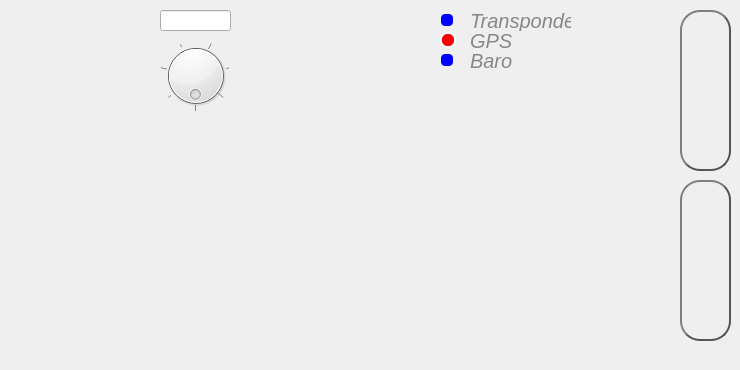
    <widget class="QWidget" name="page_6">
     <widget class="QPushButton" name="select_transponder_page_2">
      <property name="geometry">
       <rect>
        <x>680</x>
        <y>180</y>
        <width>51</width>
        <height>161</height>
       </rect>
      </property>
      <property name="font">
       <font>
        <pointsize>19</pointsize>
        <bold>true</bold>
       </font>
      </property>
      <property name="styleSheet">
       <string notr="true">QPushButton {
image: url(:/backwards.svg); 
color: #333;
border: 2px solid #555;
border-radius: 20px;
border-style: outset;
background: qradialgradient(
cx: 0.3, cy: -0.4, fx: 0.3, fy: -0.4,
radius: 1.35, stop: 0 #fff, stop: 1 #15E
);
padding: 5px;
}

QPushButton:pressed {
    background-color: rgb(224, 0, 0);
    border-style: inset;
}
</string>
      </property>
      <property name="text">
       <string/>
      </property>
     </widget>
     <widget class="QPushButton" name="select_dumy_page2_2">
      <property name="geometry">
       <rect>
        <x>680</x>
        <y>10</y>
        <width>51</width>
        <height>161</height>
       </rect>
      </property>
      <property name="font">
       <font>
        <pointsize>19</pointsize>
        <bold>true</bold>
       </font>
      </property>
      <property name="styleSheet">
       <string notr="true">QPushButton {
image: url(:/forwards.svg); 
color: #333;
border: 2px solid #555;
border-radius: 20px;
border-style: outset;
background: qradialgradient(
cx: 0.3, cy: -0.4, fx: 0.3, fy: -0.4,
radius: 1.35, stop: 0 #fff, stop: 1 #15E
);
padding: 5px;
}

QPushButton:pressed {
    background-color: rgb(224, 0, 0);
    border-style: inset;
}
</string>
      </property>
      <property name="text">
       <string/>
      </property>
     </widget>
     <widget class="WidgetAI" name="widgetai" native="true">
      <property name="geometry">
       <rect>
        <x>410</x>
        <y>100</y>
        <width>261</width>
        <height>261</height>
       </rect>
      </property>
      <property name="sizePolicy">
       <sizepolicy hsizetype="Preferred" vsizetype="Preferred">
        <horstretch>99</horstretch>
        <verstretch>99</verstretch>
       </sizepolicy>
      </property>
     </widget>
     <widget class="WidgetTC" name="widgetTC" native="true">
      <property name="geometry">
       <rect>
        <x>-10</x>
        <y>100</y>
        <width>261</width>
        <height>261</height>
       </rect>
      </property>
      <property name="sizePolicy">
       <sizepolicy hsizetype="Preferred" vsizetype="Preferred">
        <horstretch>99</horstretch>
        <verstretch>99</verstretch>
       </sizepolicy>
      </property>
     </widget>
     <widget class="WidgetALT" name="widgetALT" native="true">
      <property name="geometry">
       <rect>
        <x>210</x>
        <y>0</y>
        <width>241</width>
        <height>181</height>
       </rect>
      </property>
      <property name="sizePolicy">
       <sizepolicy hsizetype="Preferred" vsizetype="Preferred">
        <horstretch>99</horstretch>
        <verstretch>99</verstretch>
       </sizepolicy>
      </property>
     </widget>
     <widget class="WidgetASI" name="widgetASI" native="true">
      <property name="geometry">
       <rect>
        <x>240</x>
        <y>180</y>
        <width>181</width>
        <height>181</height>
       </rect>
      </property>
      <property name="sizePolicy">
       <sizepolicy hsizetype="Preferred" vsizetype="Preferred">
        <horstretch>99</horstretch>
        <verstretch>99</verstretch>
       </sizepolicy>
      </property>
     </widget>
     <widget class="WidgetVSI" name="widgetVSI" native="true">
      <property name="geometry">
       <rect>
        <x>0</x>
        <y>0</y>
        <width>108</width>
        <height>108</height>
       </rect>
      </property>
      <property name="sizePolicy">
       <sizepolicy hsizetype="Preferred" vsizetype="Preferred">
        <horstretch>99</horstretch>
        <verstretch>99</verstretch>
       </sizepolicy>
      </property>
     </widget>
     <widget class="WidgetHI" name="widgetHI" native="true">
      <property name="geometry">
       <rect>
        <x>570</x>
        <y>1</y>
        <width>108</width>
        <height>108</height>
       </rect>
      </property>
      <property name="sizePolicy">
       <sizepolicy hsizetype="Preferred" vsizetype="Preferred">
        <horstretch>99</horstretch>
        <verstretch>99</verstretch>
       </sizepolicy>
      </property>
     </widget>
     <widget class="QRadioButton" name="radioButton">
      <property name="geometry">
       <rect>
        <x>440</x>
        <y>10</y>
        <width>21</width>
        <height>20</height>
       </rect>
      </property>
      <property name="styleSheet">
       <string notr="true">QRadioButton::indicator:checked{
width:12px;height:12px;
border-radius:7px;
background-color:red;
border:2px solid white;
color: white;
}
QRadioButton::indicator:unchecked{
width:10px;height:10px;
border-radius:5px;
background-color: blue;
border:2px solid transparent;
color: rgb(255, 255, 255);
}</string>
      </property>
      <property name="text">
       <string/>
      </property>
     </widget>
     <widget class="QRadioButton" name="radioButton_2">
      <property name="geometry">
       <rect>
        <x>440</x>
        <y>30</y>
        <width>21</width>
        <height>20</height>
       </rect>
      </property>
      <property name="styleSheet">
       <string notr="true">QRadioButton::indicator:checked{
width:12px;height:12px;
border-radius:7px;
background-color:red;
border:2px solid white;
color: white;
}
QRadioButton::indicator:unchecked{
width:10px;height:10px;
border-radius:5px;
background-color: blue;
border:2px solid transparent;
color: rgb(255, 255, 255);
}


</string>
      </property>
      <property name="text">
       <string/>
      </property>
      <property name="checked">
       <bool>true</bool>
      </property>
     </widget>
     <widget class="QRadioButton" name="radioButton_3">
      <property name="geometry">
       <rect>
        <x>440</x>
        <y>50</y>
        <width>21</width>
        <height>20</height>
       </rect>
      </property>
      <property name="styleSheet">
       <string notr="true">QRadioButton::indicator:checked{
width:12px;height:12px;
border-radius:7px;
background-color:red;
border:2px solid white;
color: white;
}
QRadioButton::indicator:unchecked{
width:10px;height:10px;
border-radius:5px;
background-color: blue;
border:2px solid transparent;
color: rgb(255, 255, 255);
}</string>
      </property>
      <property name="text">
       <string/>
      </property>
      <property name="checked">
       <bool>false</bool>
      </property>
     </widget>
     <widget class="QLabel" name="label_18">
      <property name="geometry">
       <rect>
        <x>470</x>
        <y>50</y>
        <width>101</width>
        <height>21</height>
       </rect>
      </property>
      <property name="font">
       <font>
        <pointsize>15</pointsize>
        <italic>true</italic>
       </font>
      </property>
      <property name="styleSheet">
       <string notr="true">color: rgb(135,135,135);</string>
      </property>
      <property name="text">
       <string>Baro</string>
      </property>
      <property name="alignment">
       <set>Qt::AlignmentFlag::AlignLeading|Qt::AlignmentFlag::AlignLeft|Qt::AlignmentFlag::AlignVCenter</set>
      </property>
     </widget>
     <widget class="QLabel" name="label_19">
      <property name="geometry">
       <rect>
        <x>470</x>
        <y>30</y>
        <width>101</width>
        <height>21</height>
       </rect>
      </property>
      <property name="font">
       <font>
        <pointsize>15</pointsize>
        <italic>true</italic>
       </font>
      </property>
      <property name="styleSheet">
       <string notr="true">color: rgb(135,135,135);</string>
      </property>
      <property name="text">
       <string>GPS</string>
      </property>
      <property name="alignment">
       <set>Qt::AlignmentFlag::AlignLeading|Qt::AlignmentFlag::AlignLeft|Qt::AlignmentFlag::AlignVCenter</set>
      </property>
     </widget>
     <widget class="QLabel" name="label_20">
      <property name="geometry">
       <rect>
        <x>470</x>
        <y>10</y>
        <width>101</width>
        <height>21</height>
       </rect>
      </property>
      <property name="font">
       <font>
        <pointsize>15</pointsize>
        <italic>true</italic>
       </font>
      </property>
      <property name="styleSheet">
       <string notr="true">color: rgb(135,135,135);</string>
      </property>
      <property name="text">
       <string>Transponder</string>
      </property>
      <property name="alignment">
       <set>Qt::AlignmentFlag::AlignLeading|Qt::AlignmentFlag::AlignLeft|Qt::AlignmentFlag::AlignVCenter</set>
      </property>
     </widget>
     <widget class="QDial" name="dial">
      <property name="geometry">
       <rect>
        <x>160</x>
        <y>40</y>
        <width>71</width>
        <height>71</height>
       </rect>
      </property>
      <property name="minimum">
       <number>94000</number>
      </property>
      <property name="maximum">
       <number>105000</number>
      </property>
      <property name="singleStep">
       <number>10</number>
      </property>
      <property name="pageStep">
       <number>100</number>
      </property>
      <property name="value">
       <number>101325</number>
      </property>
      <property name="sliderPosition">
       <number>101325</number>
      </property>
      <property name="orientation">
       <enum>Qt::Orientation::Horizontal</enum>
      </property>
      <property name="invertedAppearance">
       <bool>false</bool>
      </property>
      <property name="wrapping">
       <bool>true</bool>
      </property>
      <property name="notchTarget">
       <double>15.000000000000000</double>
      </property>
      <property name="notchesVisible">
       <bool>true</bool>
      </property>
     </widget>
     <widget class="QLineEdit" name="doubleSpinBox">
      <property name="geometry">
       <rect>
        <x>160</x>
        <y>10</y>
        <width>71</width>
        <height>21</height>
       </rect>
      </property>
      <property name="font">
       <font>
        <family>Arial</family>
        <pointsize>16</pointsize>
       </font>
      </property>
      <property name="styleSheet">
       <string notr="true">color: rgb(255, 255, 255);</string>
      </property>
      <property name="text">
       <string>1013.25</string>
      </property>
      <property name="alignment">
       <set>Qt::AlignmentFlag::AlignRight|Qt::AlignmentFlag::AlignTrailing|Qt::AlignmentFlag::AlignVCenter</set>
      </property>
     </widget>
     <zorder>widgetTC</zorder>
     <zorder>select_transponder_page_2</zorder>
     <zorder>widgetai</zorder>
     <zorder>widgetALT</zorder>
     <zorder>widgetASI</zorder>
     <zorder>widgetVSI</zorder>
     <zorder>widgetHI</zorder>
     <zorder>radioButton</zorder>
     <zorder>radioButton_2</zorder>
     <zorder>radioButton_3</zorder>
     <zorder>label_18</zorder>
     <zorder>label_19</zorder>
     <zorder>label_20</zorder>
     <zorder>dial</zorder>
     <zorder>doubleSpinBox</zorder>
     <zorder>select_dumy_page2_2</zorder>
    </widget>
